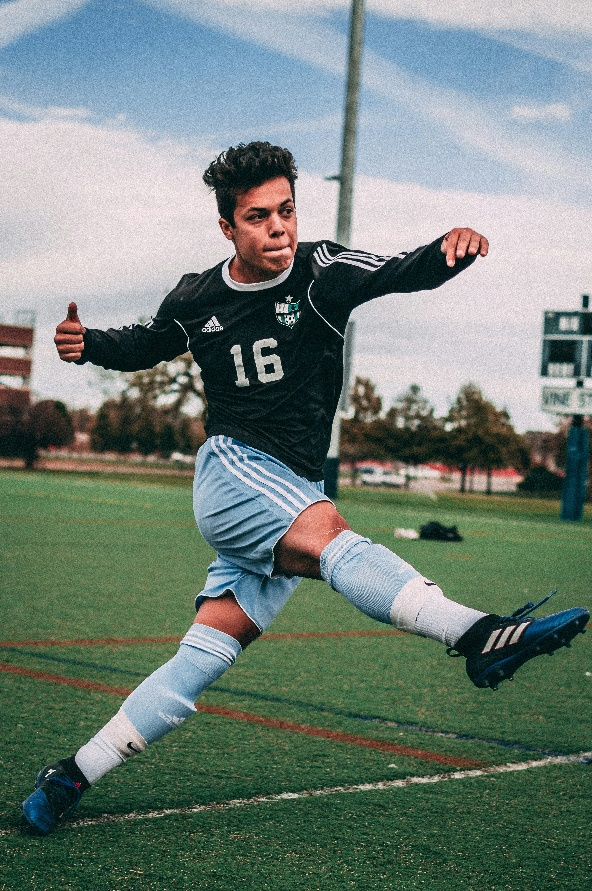
#> input picture opencv/Ch.04/soccer.jpg, 592 x 891 px, found by its file name
$ python 4-2.py
#> lines starting #> are read from the running program, lines starting #| are printed output that depends on the picture
import cv2 as cv

# 이미지 불러오기
img = cv.imread('./opencv/Ch.04/soccer.jpg', cv.IMREAD_GRAYSCALE)
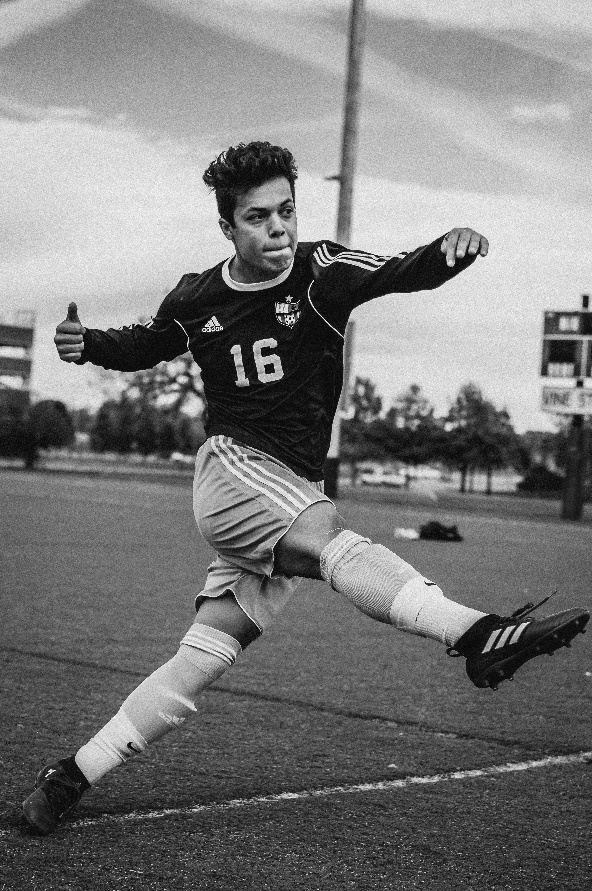
#> img: shape (891, 592); min 0, max 255, mean 122.7

# 1. 가우시안 블러 적용 -> 노이즈 제거
blurred = cv.GaussianBlur(img, (5,5), 1.4)  # 필터 사이즈,

# 2. 케니 엣지 검출
edges = cv.Canny(blurred, 100, 200) # 임계값1, 임계값2
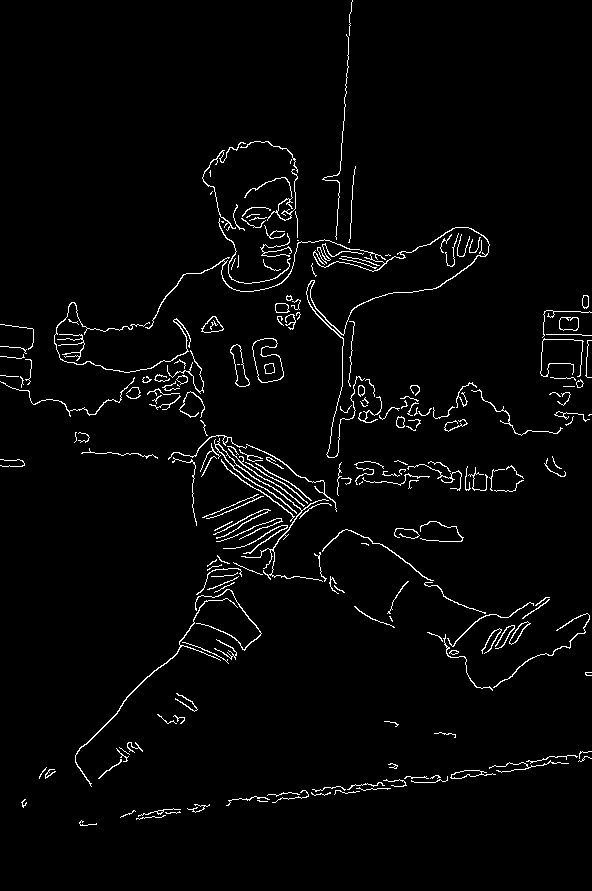
#> edges: shape (891, 592); 2.7% white in thin lines or dots

# 3. 결과 출력
cv.imshow('Original', img)
cv.imshow('Canny Edge', edges)

# 아무 키나 누르면 종료
cv.waitKey(0)
cv.destroyAllWindows()

$ run again, with opencv/Ch.04/AppleTree.jpg copied over opencv/Ch.04/soccer.jpg
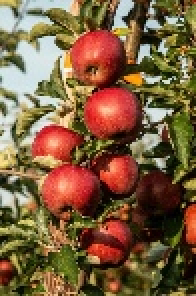
#> input picture opencv/Ch.04/AppleTree.jpg, 98 x 148 px, found by its file name (shown 2 times larger)
#> `blurred = cv.GaussianBlur(img, (5,5), 1.4)`:
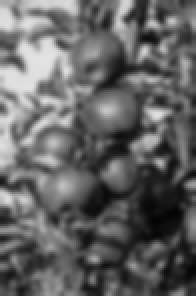
#> blurred: shape (148, 98) (shown 2 times larger); min 3, max 227, mean 99.5
#> `edges = cv.Canny(blurred, 100, 200)`:
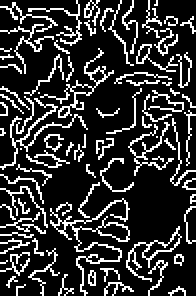
#> edges: shape (148, 98) (shown 2 times larger); 19.5% white in thin lines or dots

$ run again, with opencv/Ch.04/dog.jpg copied over opencv/Ch.04/soccer.jpg
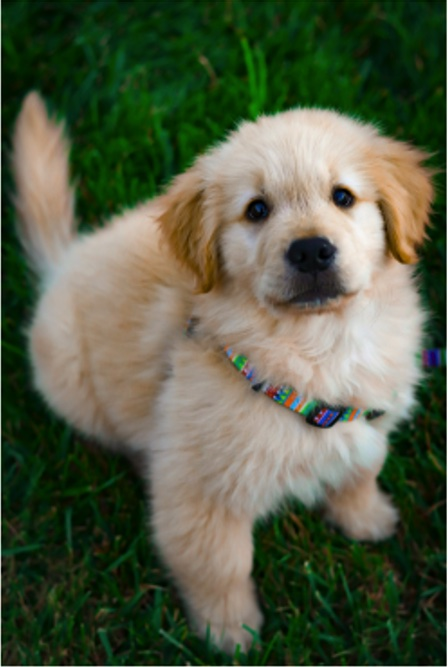
#> input picture opencv/Ch.04/dog.jpg, 448 x 667 px, found by its file name
#> `img = cv.imread('./opencv/Ch.04/soccer.jpg', cv.IMREAD_GRAYSCALE)`:
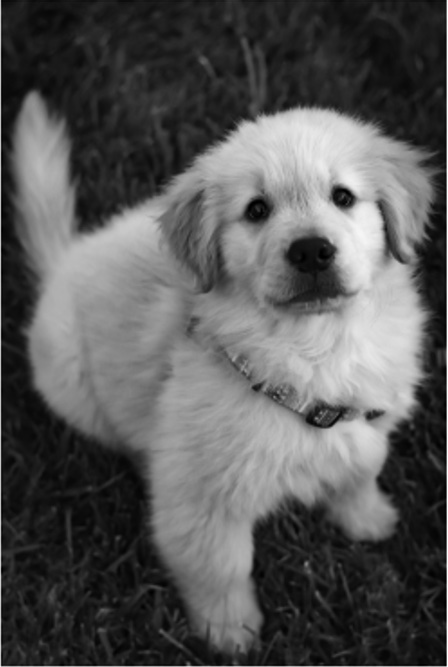
#> img: shape (667, 448); min 0, max 255, mean 87
#> `edges = cv.Canny(blurred, 100, 200)`:
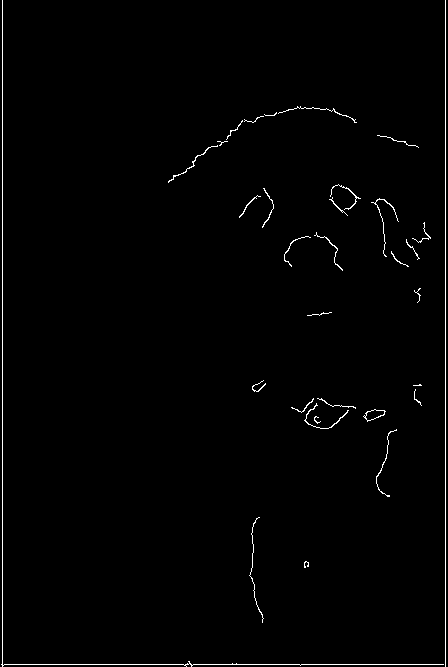
#> edges: shape (667, 448); 1.1% white in thin lines or dots
